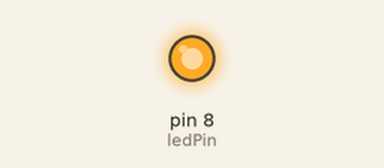
Bench run of a sketch on a simulated Arduino Uno, built with avr-gcc and run on an emulated ATmega328P. Shown: output pins drawn as LEDs (lit = HIGH).

Above: at 0.1 s.
Timing chart, 0 to 1.6 s (numbered marks = the images above):
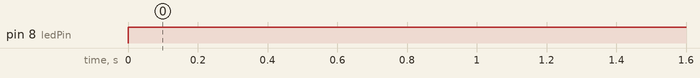

Measured:
- by itself, pin 8 (ledPin): LOW → HIGH at 0.00 s

The sketch:

arduino_1_blinkende_diode.ino
```cpp
// Sæt variabel til brugt port
int ledPin = 8;

void setup() {
  // Skift portens tilstand til OUTPUT
  pinMode(ledPin, OUTPUT);
}

void loop() {
  // Tænd for porten
  digitalWrite(ledPin, HIGH);
  // Vent 1 sekund
  delay(1000);
  // Tænd for porten
  digitalWrite(ledPin, HIGH);
  // Vent 0,5 sekunder
  delay(500);

}
```
